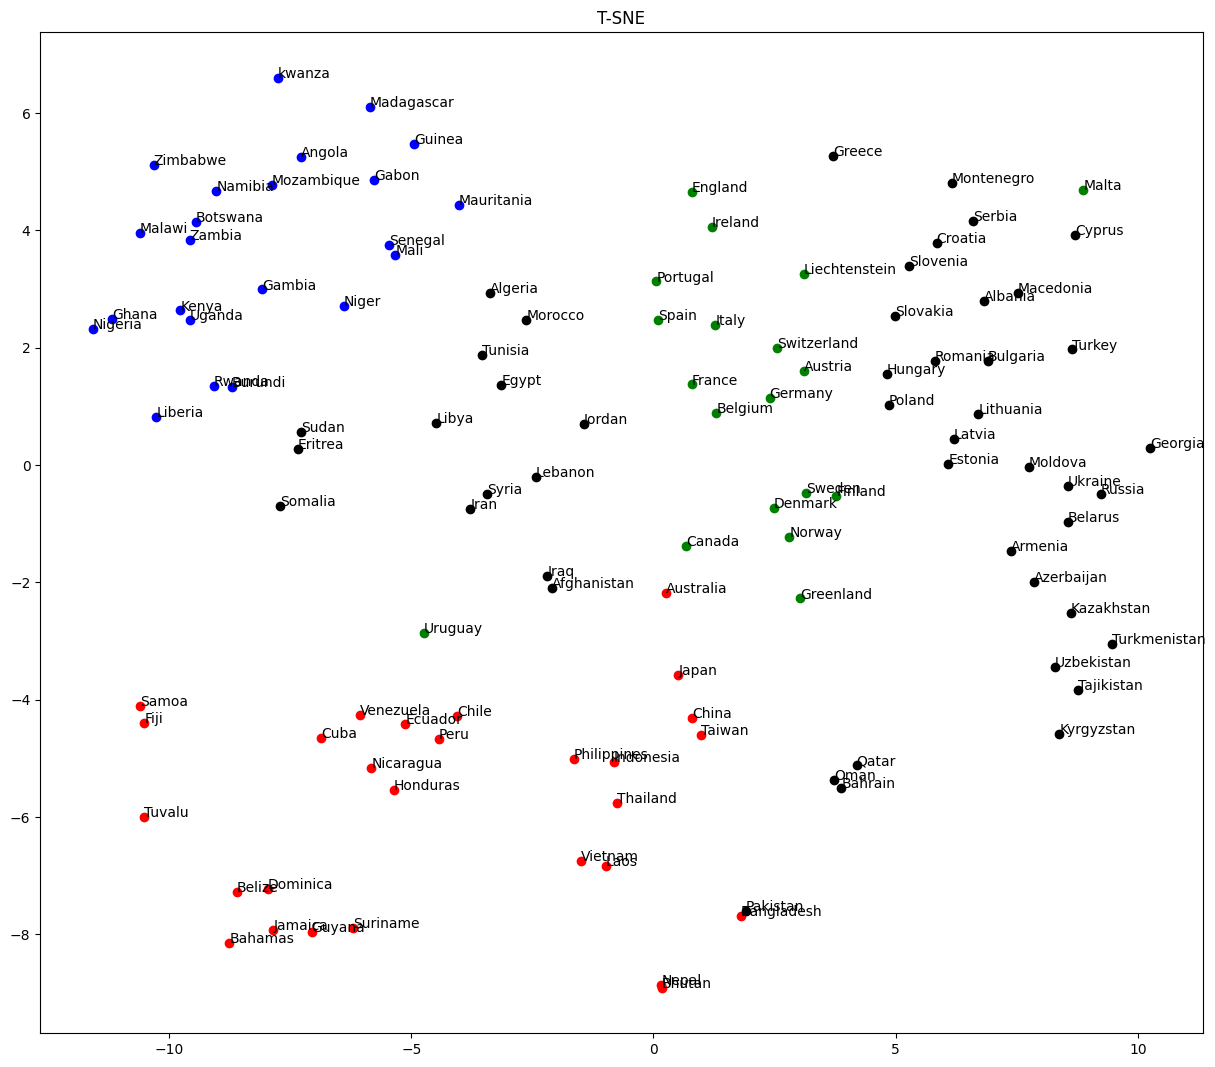

Python code for this plot:
"""
t-SNEは機械学習の教師なし学習の中のひとつで、次元削減を行うアルゴリズム
t-SNEはPCAなどの可視化手法とは異なり、線形では表現できない関係も学習して次元削減を行える利点がある

t-SNEではあるデータ点とあるデータ点の近さを同時確立として表現
元データと次元削減後のデータの近さをKLダイバージェンスを最小化することで次元削減の学習を行います。
KLダイバージェンスとは2つの確率分布の間の異なり具合を測るものになっている

実際には削減後のデータを乱数で初期化し、KL divergenceを勾配法で最小化
"""
from sklearn.manifold import TSNE
from sklearn.cluster import KMeans
X = np.array(countryVec)
tsne = TSNE(n_components=2)
X_tsne = tsne.fit_transform(X)
pred = KMeans(n_clusters = 5, random_state=777).fit_predict(X)

plt.figure(figsize=(15, 13))
col_list = ["Blue", "Red", "Green", "Black"]
for x, name, km in zip(X_tsne, countryName, pred):
    plt.plot(x[0], x[1], color = col_list[km-1], marker="o")
    plt.annotate(name, xy=(x[0], x[1]))#plt.annotate関数を使用して、データ点の位置に国名の注釈を追加 xy=(x[0], x[1])で注釈の位置を指定
plt.title("T-SNE")
plt.savefig("TSNE.png")
plt.show()
